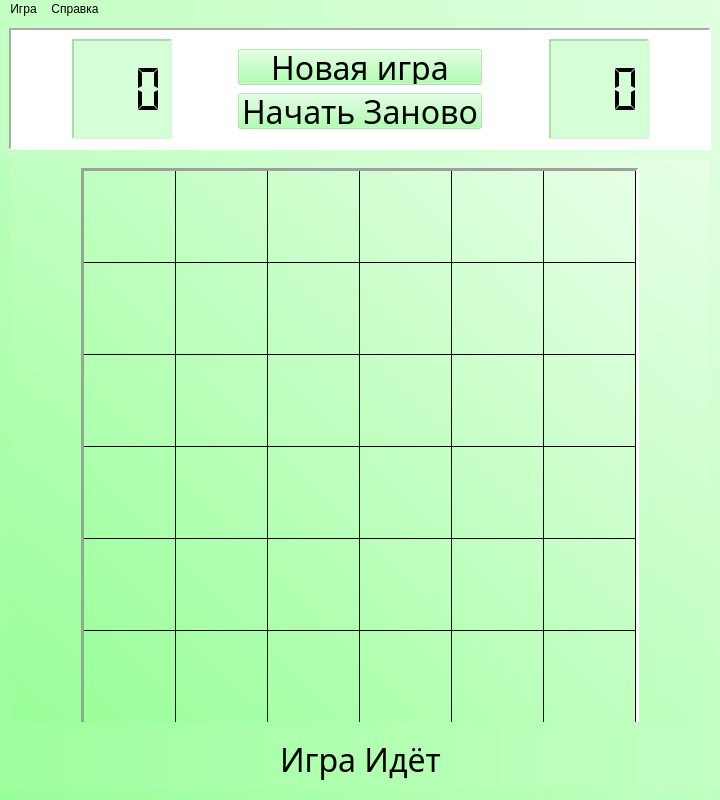
<?xml version="1.0" encoding="UTF-8"?>
<ui version="4.0">
 <class>GameForm</class>
 <widget class="QMainWindow" name="GameForm">
  <property name="geometry">
   <rect>
    <x>0</x>
    <y>0</y>
    <width>720</width>
    <height>800</height>
   </rect>
  </property>
  <property name="minimumSize">
   <size>
    <width>720</width>
    <height>800</height>
   </size>
  </property>
  <property name="maximumSize">
   <size>
    <width>720</width>
    <height>800</height>
   </size>
  </property>
  <property name="windowTitle">
   <string>Цифровой Кузнечик</string>
  </property>
  <property name="styleSheet">
   <string notr="true">
background-color: qlineargradient(spread:pad, x1:0, y1:1, x2:1, y2:0, stop:0 rgba(153, 255, 153, 255), stop:1 rgba(230, 255, 230, 255));</string>
  </property>
  <widget class="QWidget" name="centralwidget">
   <property name="styleSheet">
    <string notr="true"/>
   </property>
   <widget class="QFrame" name="verticalFrame">
    <property name="geometry">
     <rect>
      <x>0</x>
      <y>0</y>
      <width>720</width>
      <height>140</height>
     </rect>
    </property>
    <property name="styleSheet">
     <string notr="true">background-color: qlineargradient(spread:pad, x1:0, y1:0, x2:1, y2:0, stop:0 rgba(195, 255, 195, 255), stop:1 rgba(223, 255, 223, 255));</string>
    </property>
    <property name="lineWidth">
     <number>3</number>
    </property>
    <layout class="QVBoxLayout" name="verticalLayout">
     <property name="leftMargin">
      <number>9</number>
     </property>
     <property name="topMargin">
      <number>9</number>
     </property>
     <property name="rightMargin">
      <number>9</number>
     </property>
     <property name="bottomMargin">
      <number>9</number>
     </property>
     <item>
      <widget class="QFrame" name="horizontalFrame">
       <property name="enabled">
        <bool>true</bool>
       </property>
       <property name="styleSheet">
        <string notr="true">background-color: rgb(255, 255, 255);</string>
       </property>
       <property name="frameShape">
        <enum>QFrame::Panel</enum>
       </property>
       <property name="frameShadow">
        <enum>QFrame::Sunken</enum>
       </property>
       <property name="lineWidth">
        <number>2</number>
       </property>
       <property name="midLineWidth">
        <number>0</number>
       </property>
       <layout class="QHBoxLayout" name="horizontalLayout">
        <item>
         <spacer name="horizontalSpacer">
          <property name="orientation">
           <enum>Qt::Horizontal</enum>
          </property>
          <property name="sizeHint" stdset="0">
           <size>
            <width>40</width>
            <height>20</height>
           </size>
          </property>
         </spacer>
        </item>
        <item>
         <widget class="QLCDNumber" name="lcdNumber">
          <property name="minimumSize">
           <size>
            <width>100</width>
            <height>0</height>
           </size>
          </property>
          <property name="maximumSize">
           <size>
            <width>100</width>
            <height>100</height>
           </size>
          </property>
          <property name="styleSheet">
           <string notr="true">background-color: rgba(153,255,153, 100);</string>
          </property>
          <property name="frameShape">
           <enum>QFrame::Panel</enum>
          </property>
          <property name="frameShadow">
           <enum>QFrame::Sunken</enum>
          </property>
          <property name="lineWidth">
           <number>2</number>
          </property>
          <property name="smallDecimalPoint">
           <bool>true</bool>
          </property>
          <property name="digitCount">
           <number>3</number>
          </property>
          <property name="mode">
           <enum>QLCDNumber::Dec</enum>
          </property>
          <property name="segmentStyle">
           <enum>QLCDNumber::Flat</enum>
          </property>
         </widget>
        </item>
        <item>
         <spacer name="horizontalSpacer_2">
          <property name="orientation">
           <enum>Qt::Horizontal</enum>
          </property>
          <property name="sizeHint" stdset="0">
           <size>
            <width>40</width>
            <height>20</height>
           </size>
          </property>
         </spacer>
        </item>
        <item>
         <widget class="QFrame" name="verticalFrame">
          <property name="minimumSize">
           <size>
            <width>20</width>
            <height>0</height>
           </size>
          </property>
          <layout class="QVBoxLayout" name="verticalLayout_2">
           <item>
            <spacer name="verticalSpacer_3">
             <property name="orientation">
              <enum>Qt::Vertical</enum>
             </property>
             <property name="sizeHint" stdset="0">
              <size>
               <width>20</width>
               <height>40</height>
              </size>
             </property>
            </spacer>
           </item>
           <item>
            <widget class="QPushButton" name="pushButton">
             <property name="minimumSize">
              <size>
               <width>0</width>
               <height>36</height>
              </size>
             </property>
             <property name="font">
              <font>
               <family>Bebas Neue Regular</family>
               <pointsize>24</pointsize>
              </font>
             </property>
             <property name="styleSheet">
              <string notr="true">background-color: rgba(153,255,153, 100);</string>
             </property>
             <property name="text">
              <string>Новая игра</string>
             </property>
            </widget>
           </item>
           <item>
            <spacer name="verticalSpacer">
             <property name="orientation">
              <enum>Qt::Vertical</enum>
             </property>
             <property name="sizeHint" stdset="0">
              <size>
               <width>20</width>
               <height>40</height>
              </size>
             </property>
            </spacer>
           </item>
           <item>
            <widget class="QPushButton" name="pushButton_2">
             <property name="minimumSize">
              <size>
               <width>0</width>
               <height>36</height>
              </size>
             </property>
             <property name="font">
              <font>
               <family>Bebas Neue Regular</family>
               <pointsize>24</pointsize>
              </font>
             </property>
             <property name="styleSheet">
              <string notr="true">background-color: rgba(153,255,153, 100);</string>
             </property>
             <property name="text">
              <string>Начать Заново</string>
             </property>
            </widget>
           </item>
           <item>
            <spacer name="verticalSpacer_2">
             <property name="orientation">
              <enum>Qt::Vertical</enum>
             </property>
             <property name="sizeHint" stdset="0">
              <size>
               <width>20</width>
               <height>40</height>
              </size>
             </property>
            </spacer>
           </item>
          </layout>
         </widget>
        </item>
        <item>
         <spacer name="horizontalSpacer_3">
          <property name="orientation">
           <enum>Qt::Horizontal</enum>
          </property>
          <property name="sizeHint" stdset="0">
           <size>
            <width>40</width>
            <height>20</height>
           </size>
          </property>
         </spacer>
        </item>
        <item>
         <widget class="QLCDNumber" name="lcdNumber_2">
          <property name="sizePolicy">
           <sizepolicy hsizetype="Minimum" vsizetype="Minimum">
            <horstretch>0</horstretch>
            <verstretch>0</verstretch>
           </sizepolicy>
          </property>
          <property name="minimumSize">
           <size>
            <width>100</width>
            <height>0</height>
           </size>
          </property>
          <property name="maximumSize">
           <size>
            <width>100</width>
            <height>100</height>
           </size>
          </property>
          <property name="styleSheet">
           <string notr="true">background-color: rgba(153,255,153, 100);</string>
          </property>
          <property name="frameShape">
           <enum>QFrame::Panel</enum>
          </property>
          <property name="frameShadow">
           <enum>QFrame::Sunken</enum>
          </property>
          <property name="lineWidth">
           <number>2</number>
          </property>
          <property name="smallDecimalPoint">
           <bool>true</bool>
          </property>
          <property name="digitCount">
           <number>3</number>
          </property>
          <property name="segmentStyle">
           <enum>QLCDNumber::Flat</enum>
          </property>
         </widget>
        </item>
        <item>
         <spacer name="horizontalSpacer_4">
          <property name="orientation">
           <enum>Qt::Horizontal</enum>
          </property>
          <property name="sizeHint" stdset="0">
           <size>
            <width>40</width>
            <height>20</height>
           </size>
          </property>
         </spacer>
        </item>
       </layout>
      </widget>
     </item>
    </layout>
   </widget>
   <widget class="QFrame" name="horizontalFrame">
    <property name="geometry">
     <rect>
      <x>10</x>
      <y>140</y>
      <width>700</width>
      <height>563</height>
     </rect>
    </property>
    <layout class="QHBoxLayout" name="horizontalLayout_2">
     <item>
      <spacer name="horizontalSpacer_5">
       <property name="orientation">
        <enum>Qt::Horizontal</enum>
       </property>
       <property name="sizeHint" stdset="0">
        <size>
         <width>40</width>
         <height>20</height>
        </size>
       </property>
      </spacer>
     </item>
     <item>
      <widget class="QTableWidget" name="tableWidget">
       <property name="enabled">
        <bool>true</bool>
       </property>
       <property name="minimumSize">
        <size>
         <width>558</width>
         <height>558</height>
        </size>
       </property>
       <property name="palette">
        <palette>
         <active>
          <colorrole role="Button">
           <brush brushstyle="LinearGradientPattern">
            <gradient startx="0.000000000000000" starty="1.000000000000000" endx="1.000000000000000" endy="0.000000000000000" type="LinearGradient" spread="PadSpread" coordinatemode="ObjectBoundingMode">
             <gradientstop position="0.000000000000000">
              <color alpha="255">
               <red>153</red>
               <green>255</green>
               <blue>153</blue>
              </color>
             </gradientstop>
             <gradientstop position="1.000000000000000">
              <color alpha="255">
               <red>230</red>
               <green>255</green>
               <blue>230</blue>
              </color>
             </gradientstop>
            </gradient>
           </brush>
          </colorrole>
          <colorrole role="Text">
           <brush brushstyle="SolidPattern">
            <color alpha="255">
             <red>0</red>
             <green>0</green>
             <blue>0</blue>
            </color>
           </brush>
          </colorrole>
          <colorrole role="Base">
           <brush brushstyle="LinearGradientPattern">
            <gradient startx="0.000000000000000" starty="1.000000000000000" endx="1.000000000000000" endy="0.000000000000000" type="LinearGradient" spread="PadSpread" coordinatemode="ObjectBoundingMode">
             <gradientstop position="0.000000000000000">
              <color alpha="255">
               <red>153</red>
               <green>255</green>
               <blue>153</blue>
              </color>
             </gradientstop>
             <gradientstop position="1.000000000000000">
              <color alpha="255">
               <red>230</red>
               <green>255</green>
               <blue>230</blue>
              </color>
             </gradientstop>
            </gradient>
           </brush>
          </colorrole>
          <colorrole role="Window">
           <brush brushstyle="LinearGradientPattern">
            <gradient startx="0.000000000000000" starty="1.000000000000000" endx="1.000000000000000" endy="0.000000000000000" type="LinearGradient" spread="PadSpread" coordinatemode="ObjectBoundingMode">
             <gradientstop position="0.000000000000000">
              <color alpha="255">
               <red>153</red>
               <green>255</green>
               <blue>153</blue>
              </color>
             </gradientstop>
             <gradientstop position="1.000000000000000">
              <color alpha="255">
               <red>230</red>
               <green>255</green>
               <blue>230</blue>
              </color>
             </gradientstop>
            </gradient>
           </brush>
          </colorrole>
          <colorrole role="Highlight">
           <brush brushstyle="SolidPattern">
            <color alpha="50">
             <red>0</red>
             <green>0</green>
             <blue>0</blue>
            </color>
           </brush>
          </colorrole>
          <colorrole role="HighlightedText">
           <brush brushstyle="SolidPattern">
            <color alpha="255">
             <red>0</red>
             <green>0</green>
             <blue>0</blue>
            </color>
           </brush>
          </colorrole>
          <colorrole role="Link">
           <brush brushstyle="SolidPattern">
            <color alpha="255">
             <red>255</red>
             <green>255</green>
             <blue>255</blue>
            </color>
           </brush>
          </colorrole>
          <colorrole role="PlaceholderText">
           <brush brushstyle="SolidPattern">
            <color alpha="128">
             <red>0</red>
             <green>0</green>
             <blue>0</blue>
            </color>
           </brush>
          </colorrole>
         </active>
         <inactive>
          <colorrole role="Button">
           <brush brushstyle="LinearGradientPattern">
            <gradient startx="0.000000000000000" starty="1.000000000000000" endx="1.000000000000000" endy="0.000000000000000" type="LinearGradient" spread="PadSpread" coordinatemode="ObjectBoundingMode">
             <gradientstop position="0.000000000000000">
              <color alpha="255">
               <red>153</red>
               <green>255</green>
               <blue>153</blue>
              </color>
             </gradientstop>
             <gradientstop position="1.000000000000000">
              <color alpha="255">
               <red>230</red>
               <green>255</green>
               <blue>230</blue>
              </color>
             </gradientstop>
            </gradient>
           </brush>
          </colorrole>
          <colorrole role="Text">
           <brush brushstyle="SolidPattern">
            <color alpha="255">
             <red>0</red>
             <green>0</green>
             <blue>0</blue>
            </color>
           </brush>
          </colorrole>
          <colorrole role="Base">
           <brush brushstyle="LinearGradientPattern">
            <gradient startx="0.000000000000000" starty="1.000000000000000" endx="1.000000000000000" endy="0.000000000000000" type="LinearGradient" spread="PadSpread" coordinatemode="ObjectBoundingMode">
             <gradientstop position="0.000000000000000">
              <color alpha="255">
               <red>153</red>
               <green>255</green>
               <blue>153</blue>
              </color>
             </gradientstop>
             <gradientstop position="1.000000000000000">
              <color alpha="255">
               <red>230</red>
               <green>255</green>
               <blue>230</blue>
              </color>
             </gradientstop>
            </gradient>
           </brush>
          </colorrole>
          <colorrole role="Window">
           <brush brushstyle="LinearGradientPattern">
            <gradient startx="0.000000000000000" starty="1.000000000000000" endx="1.000000000000000" endy="0.000000000000000" type="LinearGradient" spread="PadSpread" coordinatemode="ObjectBoundingMode">
             <gradientstop position="0.000000000000000">
              <color alpha="255">
               <red>153</red>
               <green>255</green>
               <blue>153</blue>
              </color>
             </gradientstop>
             <gradientstop position="1.000000000000000">
              <color alpha="255">
               <red>230</red>
               <green>255</green>
               <blue>230</blue>
              </color>
             </gradientstop>
            </gradient>
           </brush>
          </colorrole>
          <colorrole role="Highlight">
           <brush brushstyle="SolidPattern">
            <color alpha="50">
             <red>0</red>
             <green>0</green>
             <blue>0</blue>
            </color>
           </brush>
          </colorrole>
          <colorrole role="HighlightedText">
           <brush brushstyle="SolidPattern">
            <color alpha="255">
             <red>0</red>
             <green>0</green>
             <blue>0</blue>
            </color>
           </brush>
          </colorrole>
          <colorrole role="Link">
           <brush brushstyle="SolidPattern">
            <color alpha="255">
             <red>255</red>
             <green>255</green>
             <blue>255</blue>
            </color>
           </brush>
          </colorrole>
          <colorrole role="PlaceholderText">
           <brush brushstyle="SolidPattern">
            <color alpha="128">
             <red>0</red>
             <green>0</green>
             <blue>0</blue>
            </color>
           </brush>
          </colorrole>
         </inactive>
         <disabled>
          <colorrole role="Button">
           <brush brushstyle="LinearGradientPattern">
            <gradient startx="0.000000000000000" starty="1.000000000000000" endx="1.000000000000000" endy="0.000000000000000" type="LinearGradient" spread="PadSpread" coordinatemode="ObjectBoundingMode">
             <gradientstop position="0.000000000000000">
              <color alpha="255">
               <red>153</red>
               <green>255</green>
               <blue>153</blue>
              </color>
             </gradientstop>
             <gradientstop position="1.000000000000000">
              <color alpha="255">
               <red>230</red>
               <green>255</green>
               <blue>230</blue>
              </color>
             </gradientstop>
            </gradient>
           </brush>
          </colorrole>
          <colorrole role="Text">
           <brush brushstyle="SolidPattern">
            <color alpha="96">
             <red>164</red>
             <green>166</green>
             <blue>168</blue>
            </color>
           </brush>
          </colorrole>
          <colorrole role="Base">
           <brush brushstyle="LinearGradientPattern">
            <gradient startx="0.000000000000000" starty="1.000000000000000" endx="1.000000000000000" endy="0.000000000000000" type="LinearGradient" spread="PadSpread" coordinatemode="ObjectBoundingMode">
             <gradientstop position="0.000000000000000">
              <color alpha="255">
               <red>153</red>
               <green>255</green>
               <blue>153</blue>
              </color>
             </gradientstop>
             <gradientstop position="1.000000000000000">
              <color alpha="255">
               <red>230</red>
               <green>255</green>
               <blue>230</blue>
              </color>
             </gradientstop>
            </gradient>
           </brush>
          </colorrole>
          <colorrole role="Window">
           <brush brushstyle="LinearGradientPattern">
            <gradient startx="0.000000000000000" starty="1.000000000000000" endx="1.000000000000000" endy="0.000000000000000" type="LinearGradient" spread="PadSpread" coordinatemode="ObjectBoundingMode">
             <gradientstop position="0.000000000000000">
              <color alpha="255">
               <red>153</red>
               <green>255</green>
               <blue>153</blue>
              </color>
             </gradientstop>
             <gradientstop position="1.000000000000000">
              <color alpha="255">
               <red>230</red>
               <green>255</green>
               <blue>230</blue>
              </color>
             </gradientstop>
            </gradient>
           </brush>
          </colorrole>
          <colorrole role="Highlight">
           <brush brushstyle="SolidPattern">
            <color alpha="255">
             <red>29</red>
             <green>84</green>
             <blue>92</blue>
            </color>
           </brush>
          </colorrole>
          <colorrole role="HighlightedText">
           <brush brushstyle="SolidPattern">
            <color alpha="255">
             <red>0</red>
             <green>0</green>
             <blue>0</blue>
            </color>
           </brush>
          </colorrole>
          <colorrole role="Link">
           <brush brushstyle="SolidPattern">
            <color alpha="255">
             <red>255</red>
             <green>255</green>
             <blue>255</blue>
            </color>
           </brush>
          </colorrole>
          <colorrole role="PlaceholderText">
           <brush brushstyle="SolidPattern">
            <color alpha="128">
             <red>208</red>
             <green>208</green>
             <blue>208</blue>
            </color>
           </brush>
          </colorrole>
         </disabled>
        </palette>
       </property>
       <property name="font">
        <font>
         <family>Bebas Neue Bold</family>
         <pointsize>22</pointsize>
         <weight>75</weight>
         <bold>true</bold>
        </font>
       </property>
       <property name="styleSheet">
        <string notr="true"/>
       </property>
       <property name="frameShape">
        <enum>QFrame::Panel</enum>
       </property>
       <property name="lineWidth">
        <number>3</number>
       </property>
       <property name="editTriggers">
        <set>QAbstractItemView::DoubleClicked</set>
       </property>
       <property name="textElideMode">
        <enum>Qt::ElideMiddle</enum>
       </property>
       <property name="gridStyle">
        <enum>Qt::SolidLine</enum>
       </property>
       <property name="rowCount">
        <number>6</number>
       </property>
       <property name="columnCount">
        <number>6</number>
       </property>
       <attribute name="horizontalHeaderVisible">
        <bool>false</bool>
       </attribute>
       <attribute name="horizontalHeaderMinimumSectionSize">
        <number>39</number>
       </attribute>
       <attribute name="horizontalHeaderDefaultSectionSize">
        <number>92</number>
       </attribute>
       <attribute name="verticalHeaderVisible">
        <bool>false</bool>
       </attribute>
       <attribute name="verticalHeaderMinimumSectionSize">
        <number>50</number>
       </attribute>
       <attribute name="verticalHeaderDefaultSectionSize">
        <number>92</number>
       </attribute>
       <row/>
       <row/>
       <row/>
       <row/>
       <row/>
       <row/>
       <column/>
       <column/>
       <column/>
       <column/>
       <column/>
       <column/>
       <item row="0" column="0">
        <property name="text">
         <string/>
        </property>
        <property name="background">
         <brush brushstyle="NoBrush">
          <color alpha="255">
           <red>0</red>
           <green>0</green>
           <blue>0</blue>
          </color>
         </brush>
        </property>
        <property name="foreground">
         <brush brushstyle="NoBrush">
          <color alpha="255">
           <red>0</red>
           <green>0</green>
           <blue>0</blue>
          </color>
         </brush>
        </property>
        <property name="flags">
         <set>ItemIsSelectable|ItemIsDragEnabled|ItemIsDropEnabled|ItemIsUserCheckable|ItemIsEnabled</set>
        </property>
       </item>
      </widget>
     </item>
     <item>
      <spacer name="horizontalSpacer_6">
       <property name="orientation">
        <enum>Qt::Horizontal</enum>
       </property>
       <property name="sizeHint" stdset="0">
        <size>
         <width>40</width>
         <height>20</height>
        </size>
       </property>
      </spacer>
     </item>
    </layout>
   </widget>
   <widget class="QWidget" name="verticalLayoutWidget">
    <property name="geometry">
     <rect>
      <x>0</x>
      <y>710</y>
      <width>721</width>
      <height>61</height>
     </rect>
    </property>
    <layout class="QVBoxLayout" name="verticalLayout_3">
     <item>
      <widget class="QLabel" name="label">
       <property name="font">
        <font>
         <family>Bebas Neue Regular</family>
         <pointsize>24</pointsize>
        </font>
       </property>
       <property name="styleSheet">
        <string notr="true">background-color: qlineargradient(spread:pad, x1:0, y1:0, x2:1, y2:0, stop:0 rgba(158, 255, 158, 255), stop:1 rgba(195, 255, 195, 255));</string>
       </property>
       <property name="text">
        <string>Игра Идёт</string>
       </property>
       <property name="alignment">
        <set>Qt::AlignCenter</set>
       </property>
      </widget>
     </item>
    </layout>
   </widget>
  </widget>
  <widget class="QMenuBar" name="menubar">
   <property name="geometry">
    <rect>
     <x>0</x>
     <y>0</y>
     <width>720</width>
     <height>20</height>
    </rect>
   </property>
   <property name="styleSheet">
    <string notr="true">background-color: qlineargradient(spread:pad, x1:0, y1:0, x2:1, y2:0, stop:0 rgba(195, 255, 195, 255), stop:1 rgba(223, 255, 223, 255));</string>
   </property>
   <widget class="QMenu" name="menu">
    <property name="title">
     <string>Игра</string>
    </property>
    <addaction name="action"/>
    <addaction name="action_2"/>
    <addaction name="action_3"/>
    <addaction name="separator"/>
    <addaction name="action_4"/>
   </widget>
   <widget class="QMenu" name="menu_2">
    <property name="title">
     <string>Справка</string>
    </property>
    <addaction name="action_5"/>
    <addaction name="action_6"/>
   </widget>
   <addaction name="menu"/>
   <addaction name="menu_2"/>
  </widget>
  <action name="action">
   <property name="text">
    <string>Новая</string>
   </property>
  </action>
  <action name="action_2">
   <property name="text">
    <string>Параметры</string>
   </property>
  </action>
  <action name="action_4">
   <property name="text">
    <string>Выход</string>
   </property>
  </action>
  <action name="action_5">
   <property name="text">
    <string>Правила</string>
   </property>
  </action>
  <action name="action_6">
   <property name="text">
    <string>О программе</string>
   </property>
  </action>
  <action name="action_3">
   <property name="text">
    <string>Рекорды</string>
   </property>
  </action>
 </widget>
 <resources/>
 <connections/>
</ui>
